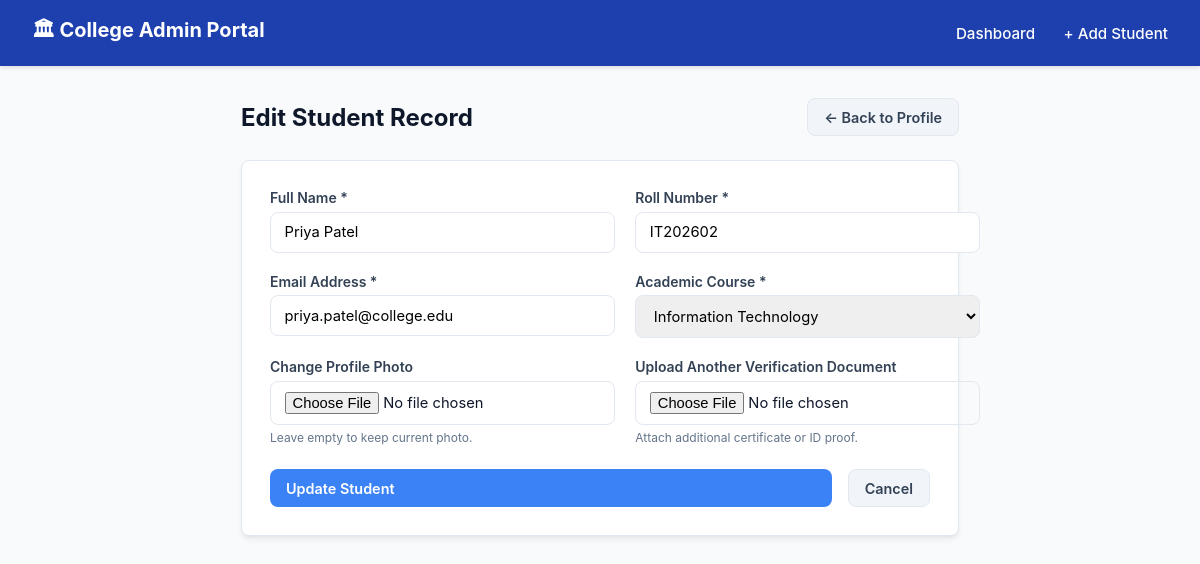
The app's page /q2_php_admin/edit_student.php?id=2 with its own data.
### tables this page shows
CREATE TABLE students (
    id INT AUTO_INCREMENT PRIMARY KEY,
    name VARCHAR(100) NOT NULL,
    roll_no VARCHAR(50) NOT NULL UNIQUE,
    email VARCHAR(100) NOT NULL,
    course VARCHAR(50) NOT NULL,
    photo VARCHAR(255) DEFAULT 'default_avatar.png',
    created_at TIMESTAMP DEFAULT CURRENT_TIMESTAMP
);

### q2_php_admin/config.php (called while the page is built, shortened)
<?php
function e($str) {
    return htmlspecialchars($str ?? '', ENT_QUOTES, 'UTF-8');
}
?>

### q2_php_admin/edit_student.php (the view, shortened to what this page needs)
<?php
require_once __DIR__ . '/config.php';
$studentId = isset($_GET['id']) ? (int)$_GET['id'] : 0;
$stmt = $pdo->prepare("SELECT * FROM students WHERE id = ?");
$stmt->execute([$studentId]);
$student = $stmt->fetch();
?>
<!DOCTYPE html>
<html lang="en">
<head>
  <link rel="stylesheet" href="style.css">
</head>
<body>
  <nav class="navbar">
    <div class="nav-brand">🏛 College Admin Portal</div>
    <div class="nav-links">
      <a href="index.php">Dashboard</a>
      <a href="add_student.php">+ Add Student</a>
    </div>
  </nav>
  <div class="container" style="max-width: 750px;">
    <div class="page-header">
      <h2>Edit Student Record</h2>
      <a href="view_student.php?id=<?= $student['id'] ?>" class="btn btn-secondary">← Back to Profile</a>
    </div>
    <div class="card">
      <form method="POST" action="edit_student.php?id=<?= $student['id'] ?>" enctype="multipart/form-data">
        <div class="form-grid">
          <div class="form-group">
            <label for="name">Full Name *</label>
            <input type="text" id="name" name="name" required value="<?= e($_POST['name'] ?? $student['name']) ?>">
          </div>
          <div class="form-group">
            <label for="roll_no">Roll Number *</label>
            <input type="text" id="roll_no" name="roll_no" required value="<?= e($_POST['roll_no'] ?? $student['roll_no']) ?>">
          </div>
          <div class="form-group">
            <label for="email">Email Address *</label>
            <input type="email" id="email" name="email" required value="<?= e($_POST['email'] ?? $student['email']) ?>">
          </div>
          <div class="form-group">
            <label for="course">Academic Course *</label>
            <?php $selCourse = $_POST['course'] ?? $student['course']; ?>
            <select id="course" name="course" required>
              <option value="Information Technology" <?= ($selCourse === 'Information Technology') ? 'selected' : '' ?>>Information Technology</option>
            </select>
          </div>
          <div class="form-group">
            <label for="photo">Change Profile Photo</label>
            <input type="file" id="photo" name="photo" accept=".jpg,.jpeg,.png">
            <span class="file-help">Leave empty to keep current photo.</span>
          </div>
          <div class="form-group">
            <label for="document">Upload Another Verification Document</label>
            <input type="file" id="document" name="document" accept=".pdf,.jpg,.jpeg,.png">
            <span class="file-help">Attach additional certificate or ID proof.</span>
          </div>
        </div>
        <div style="margin-top: 1.5rem; display: flex; gap: 1rem;">
          <button type="submit" class="btn btn-primary" style="flex: 1;">Update Student</button>
          <a href="view_student.php?id=<?= $student['id'] ?>" class="btn btn-secondary">Cancel</a>
        </div>
      </form>
    </div>
  </div>
</body>
</html>

### q2_php_admin/style.css (style rules this page uses)
:root { --primary: #1e40af; --primary-hover: #1d4ed8; --accent: #3b82f6; --bg-main: #f8fafc; --card-bg: #ffffff; --text-dark: #0f172a; --text-muted: #64748b; --border: #e2e8f0; --success: #15803d; --success-bg: #dcfce7; --danger: #b91c1c; --danger-bg: #fee2e2; --radius: 8px; --shadow: 0 4px 6px -1px rgba(0, 0, 0, 0.07), 0 2px 4px -2px rgba(0, 0, 0, 0.05); }
* { box-sizing: border-box; margin: 0; padding: 0; font-family: -apple-system, BlinkMacSystemFont, "Segoe UI", Roboto, Helvetica, Arial, sans-serif; }
body { background-color: var(--bg-main); color: var(--text-dark); min-height: 100vh; }
.navbar { background-color: var(--primary); color: #ffffff; padding: 1rem 2rem; display: flex; justify-content: space-between; align-items: center; box-shadow: 0 2px 4px rgba(0,0,0,0.1); }
.nav-brand { font-size: 1.25rem; font-weight: 700; display: flex; align-items: center; gap: 0.5rem; }
.nav-links a { color: #ffffff; text-decoration: none; font-weight: 500; font-size: 0.95rem; margin-left: 1.5rem; transition: opacity 0.2s; }
.container { max-width: 1100px; margin: 2rem auto; padding: 0 1rem; }
.page-header { display: flex; justify-content: space-between; align-items: center; margin-bottom: 1.5rem; }
.page-header h2 { font-size: 1.5rem; color: var(--text-dark); }
.card { background-color: var(--card-bg); border-radius: var(--radius); border: 1px solid var(--border); box-shadow: var(--shadow); padding: 1.75rem; margin-bottom: 2rem; }
.btn { display: inline-flex; align-items: center; gap: 0.4rem; padding: 0.6rem 1rem; font-size: 0.9rem; font-weight: 600; border-radius: var(--radius); text-decoration: none; cursor: pointer; border: none; transition: background-color 0.2s; }
.btn-primary { background-color: var(--accent); color: #ffffff; }
.btn-secondary { background-color: #f1f5f9; color: #334155; border: 1px solid var(--border); }
.form-grid { display: grid; grid-template-columns: 1fr 1fr; gap: 1.25rem; }
.form-group { display: flex; flex-direction: column; }
.form-group label { font-size: 0.875rem; font-weight: 600; margin-bottom: 0.35rem; color: #334155; }
.form-group input, .form-group select { padding: 0.65rem 0.85rem; border: 1px solid var(--border); border-radius: var(--radius); font-size: 0.92rem; outline: none; }
.file-help { font-size: 0.75rem; color: var(--text-muted); margin-top: 0.3rem; }

### records on screen
students: name "Priya Patel", roll_no "IT202602", email "priya.patel@college.edu", course "Information Technology"
